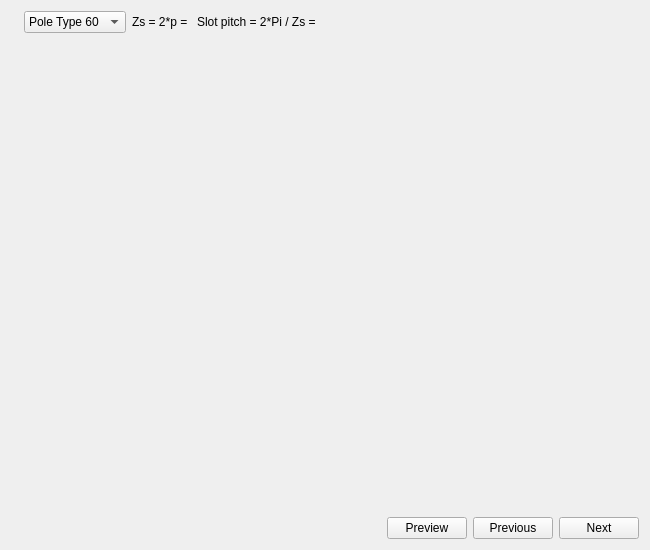
<?xml version="1.0" encoding="UTF-8"?>
<ui version="4.0">
 <class>SWPole</class>
 <widget class="QWidget" name="SWPole">
  <property name="geometry">
   <rect>
    <x>0</x>
    <y>0</y>
    <width>650</width>
    <height>550</height>
   </rect>
  </property>
  <property name="minimumSize">
   <size>
    <width>650</width>
    <height>550</height>
   </size>
  </property>
  <property name="windowTitle">
   <string>Form</string>
  </property>
  <layout class="QVBoxLayout" name="main_layout">
   <item>
    <layout class="QHBoxLayout" name="horizontalLayout_2">
     <item>
      <widget class="HelpButton" name="b_help">
       <property name="text">
        <string/>
       </property>
       <property name="pixmap">
        <pixmap resource="../../../Resources/pyleecan.qrc">:/images/images/icon/help_16.png</pixmap>
       </property>
      </widget>
     </item>
     <item>
      <widget class="QComboBox" name="c_slot_type">
       <item>
        <property name="text">
         <string>Pole Type 60</string>
        </property>
       </item>
       <item>
        <property name="text">
         <string>Pole Type 61</string>
        </property>
       </item>
      </widget>
     </item>
     <item>
      <widget class="QLabel" name="in_Zs">
       <property name="text">
        <string>Zs = 2*p = </string>
       </property>
      </widget>
     </item>
     <item>
      <widget class="QLabel" name="out_Slot_pitch">
       <property name="text">
        <string>Slot pitch = 2*Pi / Zs = </string>
       </property>
      </widget>
     </item>
     <item>
      <spacer name="horizontalSpacer_3">
       <property name="orientation">
        <enum>Qt::Horizontal</enum>
       </property>
       <property name="sizeHint" stdset="0">
        <size>
         <width>40</width>
         <height>20</height>
        </size>
       </property>
      </spacer>
     </item>
    </layout>
   </item>
   <item>
    <widget class="QWidget" name="w_slot" native="true">
     <property name="sizePolicy">
      <sizepolicy hsizetype="Preferred" vsizetype="Expanding">
       <horstretch>0</horstretch>
       <verstretch>0</verstretch>
      </sizepolicy>
     </property>
    </widget>
   </item>
   <item>
    <layout class="QHBoxLayout" name="horizontalLayout">
     <item>
      <spacer name="horizontalSpacer">
       <property name="orientation">
        <enum>Qt::Horizontal</enum>
       </property>
       <property name="sizeHint" stdset="0">
        <size>
         <width>40</width>
         <height>20</height>
        </size>
       </property>
      </spacer>
     </item>
     <item>
      <widget class="QPushButton" name="b_plot">
       <property name="text">
        <string>Preview</string>
       </property>
      </widget>
     </item>
     <item>
      <widget class="QPushButton" name="b_previous">
       <property name="text">
        <string>Previous</string>
       </property>
      </widget>
     </item>
     <item>
      <widget class="QPushButton" name="b_next">
       <property name="text">
        <string>Next</string>
       </property>
      </widget>
     </item>
    </layout>
   </item>
  </layout>
 </widget>
 <customwidgets>
  <customwidget>
   <class>HelpButton</class>
   <extends>QLabel</extends>
   <header>pyleecan/GUI/Tools/HelpButton.h</header>
  </customwidget>
 </customwidgets>
 <resources>
  <include location="../../../Resources/pyleecan.qrc"/>
 </resources>
 <connections/>
</ui>
